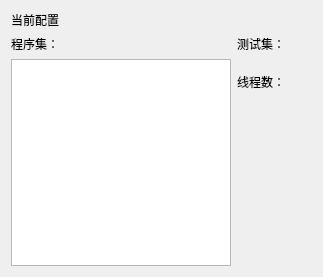
<?xml version="1.0" encoding="UTF-8"?>
<ui version="4.0">
 <class>ChoiceWidget</class>
 <widget class="QWidget" name="ChoiceWidget">
  <property name="geometry">
   <rect>
    <x>0</x>
    <y>0</y>
    <width>323</width>
    <height>277</height>
   </rect>
  </property>
  <property name="minimumSize">
   <size>
    <width>0</width>
    <height>0</height>
   </size>
  </property>
  <property name="maximumSize">
   <size>
    <width>16777215</width>
    <height>16777215</height>
   </size>
  </property>
  <property name="windowTitle">
   <string>当前配置</string>
  </property>
  <layout class="QVBoxLayout" name="verticalLayout_3">
   <item>
    <widget class="QLabel" name="label_4">
     <property name="text">
      <string>当前配置</string>
     </property>
    </widget>
   </item>
   <item>
    <layout class="QHBoxLayout" name="horizontalLayout_3" stretch="0,0">
     <property name="sizeConstraint">
      <enum>QLayout::SetMaximumSize</enum>
     </property>
     <item>
      <layout class="QVBoxLayout" name="verticalLayout_2">
       <item>
        <widget class="QLabel" name="label_2">
         <property name="text">
          <string>程序集：</string>
         </property>
        </widget>
       </item>
       <item>
        <widget class="QListWidget" name="prog_list"/>
       </item>
      </layout>
     </item>
     <item>
      <layout class="QVBoxLayout" name="verticalLayout" stretch="0,0,1">
       <property name="spacing">
        <number>20</number>
       </property>
       <item>
        <layout class="QHBoxLayout" name="horizontalLayout">
         <item>
          <widget class="QLabel" name="label">
           <property name="text">
            <string>测试集：</string>
           </property>
          </widget>
         </item>
         <item>
          <widget class="QLabel" name="test_label">
           <property name="text">
            <string/>
           </property>
          </widget>
         </item>
        </layout>
       </item>
       <item>
        <layout class="QHBoxLayout" name="horizontalLayout_2">
         <item>
          <widget class="QLabel" name="label_3">
           <property name="text">
            <string>线程数：</string>
           </property>
          </widget>
         </item>
         <item>
          <widget class="QLabel" name="thread_num_label">
           <property name="text">
            <string/>
           </property>
          </widget>
         </item>
        </layout>
       </item>
       <item>
        <spacer name="verticalSpacer">
         <property name="orientation">
          <enum>Qt::Vertical</enum>
         </property>
         <property name="sizeHint" stdset="0">
          <size>
           <width>20</width>
           <height>40</height>
          </size>
         </property>
        </spacer>
       </item>
      </layout>
     </item>
    </layout>
   </item>
  </layout>
 </widget>
 <resources/>
 <connections/>
</ui>
